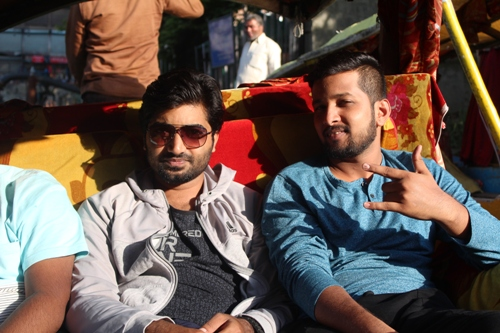
#> input picture images/img1.JPG, 500 x 333 px
$ python flipping.py --image ../images/img1.JPG
#> lines starting #> are read from the running program, lines starting #| are printed output that depends on the picture
# import the necessary packages
import argparse
import cv2

# construct the argument parser and parse the arguments
ap = argparse.ArgumentParser()
ap.add_argument("-i", "--image", required=True, help = "Path to the image")
args = vars(ap.parse_args())

# load the image and show it
image = cv2.imread(args["image"])
#> image is the input picture: shape (333, 500, 3); mean B, G, R 78.5, 86.1, 102.3
cv2.imshow("Original", image)

# flip the image horizontally
flipped = cv2.flip(image, 1)
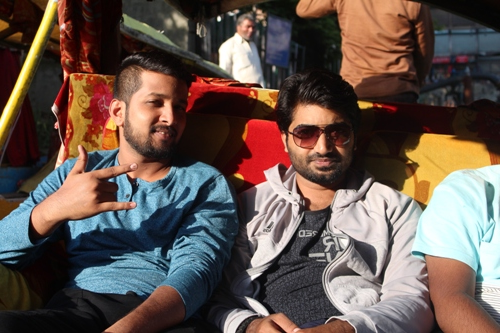
#> flipped: shape (333, 500, 3); mean B, G, R 78.5, 86.1, 102.3
cv2.imshow("Flipped Horizontally", flipped)

#(b,g,r)=flipped[235,259]
#print("Pixel at (235, 259) - Red: {r}, Green: {g}, Blue: {b}".format(r=r, g=g, b=b))


#grab the dimension of the image and calculate the center of the image

(h,w)=flipped.shape[:2]
#> h = 333; w = 500
(cx,cy)=(w/2,h/2)
#> cx = 250; cy = 166.5


#Rotate the image from arbitary point instead from the center

M=cv2.getRotationMatrix2D((cx,cy),45,1.0)
rotated=cv2.warpAffine(flipped,M,(w,h))
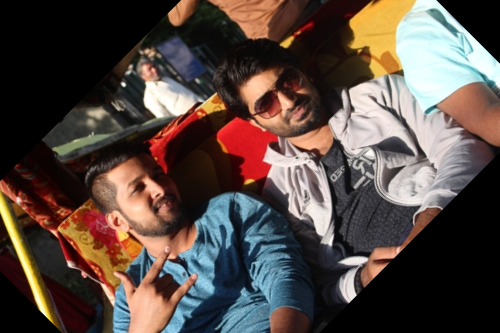
#> rotated: shape (333, 500, 3); mean B, G, R 66.3, 72.7, 86.4

cv2.imshow("Rotated from arbitary point anf 45 degree",rotated)
cv2.waitKey(0)


# flip the image vertically
flipped_vertical = cv2.flip(rotated, 0)
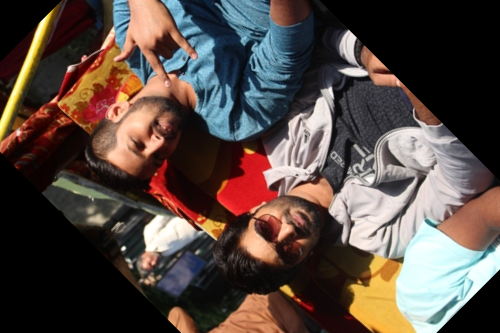
#> flipped_vertical: shape (333, 500, 3); mean B, G, R 66.3, 72.7, 86.4
cv2.imshow("Flipped Vertically", flipped_vertical)

(b,g,r)=flipped_vertical[189,441]
#> b = 214; g = 215; r = 226
print("Pixel at (189, 441) - Red: {r}, Green: {g}, Blue: {b}".format(r=r, g=g, b=b))
#| Pixel at (189, 441) - Red: 226, Green: 215, Blue: 214


# flip the image vertically
flipped = cv2.flip(image, 0)
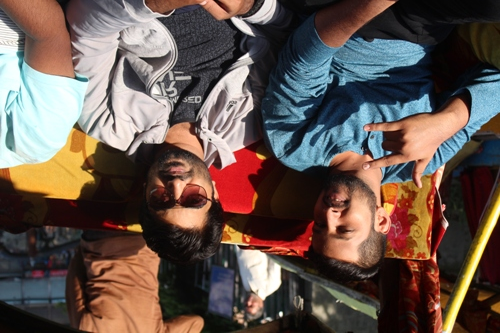
#> flipped: shape (333, 500, 3); mean B, G, R 78.5, 86.1, 102.3
#cv2.imshow("Flipped Vertically", flipped)

# flip the image along both axes
flipped = cv2.flip(image, -1)
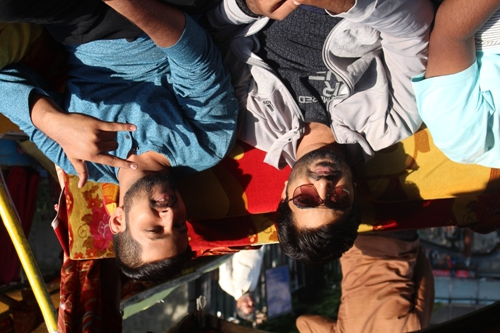
#> flipped: shape (333, 500, 3); mean B, G, R 78.5, 86.1, 102.3
#cv2.imshow("Flipped Horizontally & Vertically", flipped)
cv2.waitKey(0)

$ run again, on images/rooster.jpg
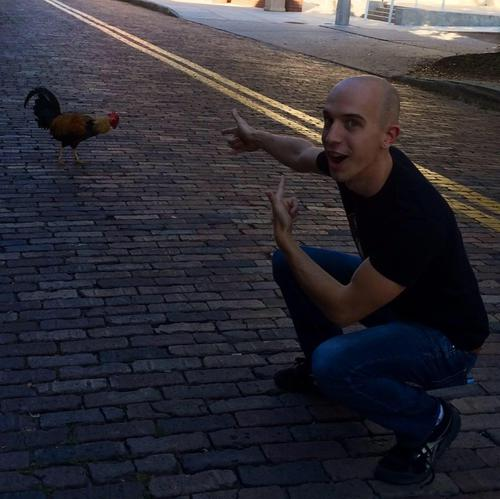
#> input picture images/rooster.jpg, 500 x 499 px
#> image is the input picture: shape (499, 500, 3); mean B, G, R 52.8, 45.3, 47.5
#> `flipped_vertical = cv2.flip(rotated, 0)`:
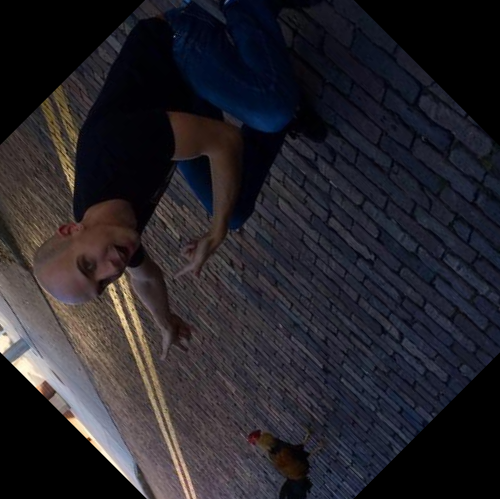
#> flipped_vertical: shape (499, 500, 3); mean B, G, R 41.1, 35.2, 37.4
#> b = 21; g = 17; r = 12
#| Pixel at (189, 441) - Red: 12, Green: 17, Blue: 21
#> `flipped = cv2.flip(image, -1)`:
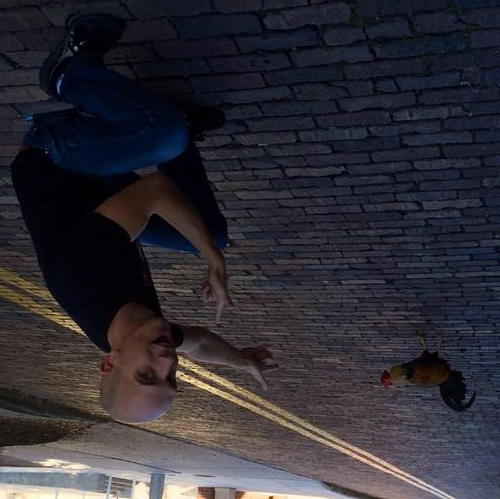
#> flipped: shape (499, 500, 3); mean B, G, R 52.8, 45.3, 47.5

$ run again, on images/beach.png
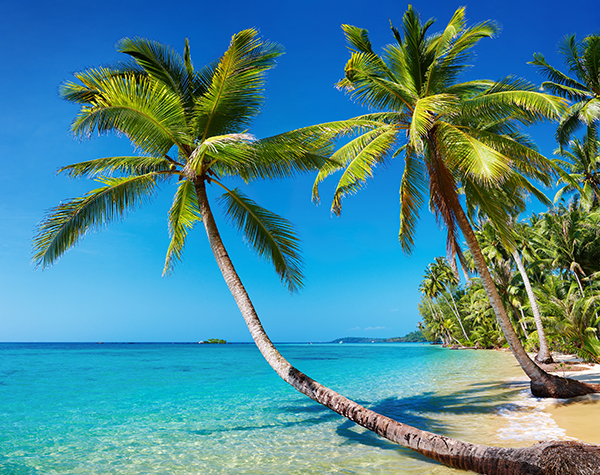
#> input picture images/beach.png, 600 x 475 px
#> image is the input picture: shape (475, 600, 3); mean B, G, R 148.4, 136.5, 73.3
#> `flipped_vertical = cv2.flip(rotated, 0)`:
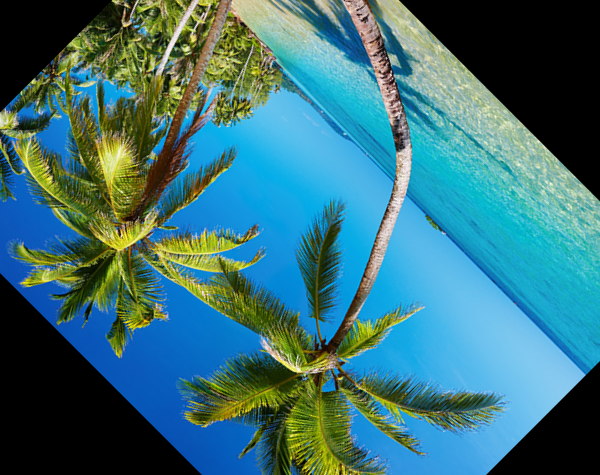
#> flipped_vertical: shape (475, 600, 3); mean B, G, R 120.3, 113, 58.1
#> b = 199; g = 168; r = 22
#| Pixel at (189, 441) - Red: 22, Green: 168, Blue: 199
#> `flipped = cv2.flip(image, -1)`:
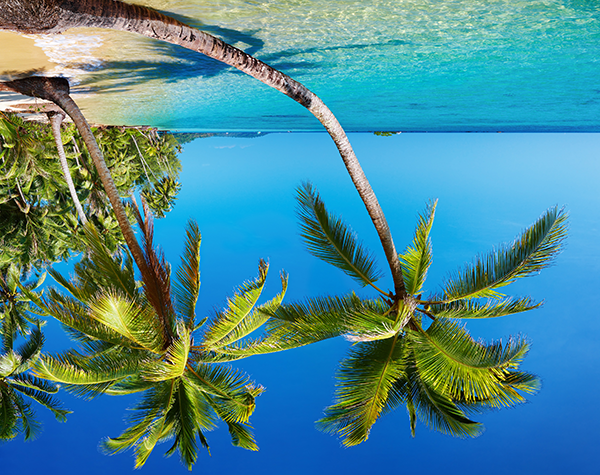
#> flipped: shape (475, 600, 3); mean B, G, R 148.4, 136.5, 73.3
